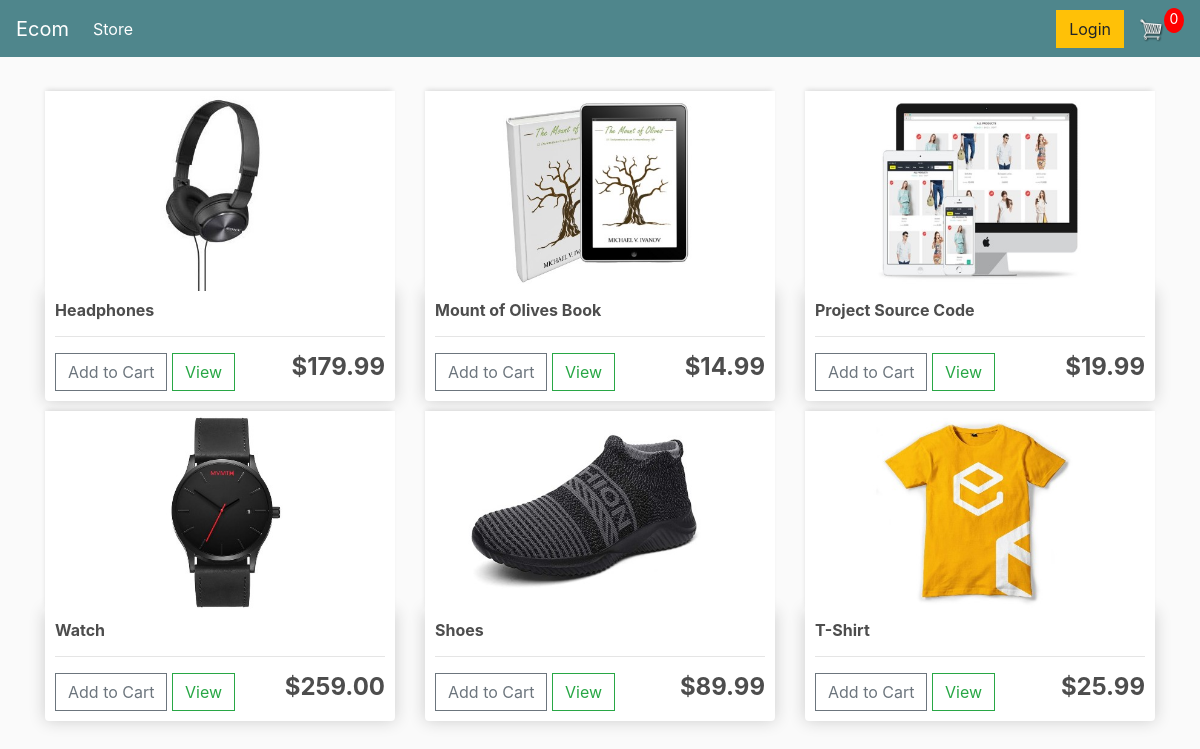
/, run on an earlier commit of the app's database.
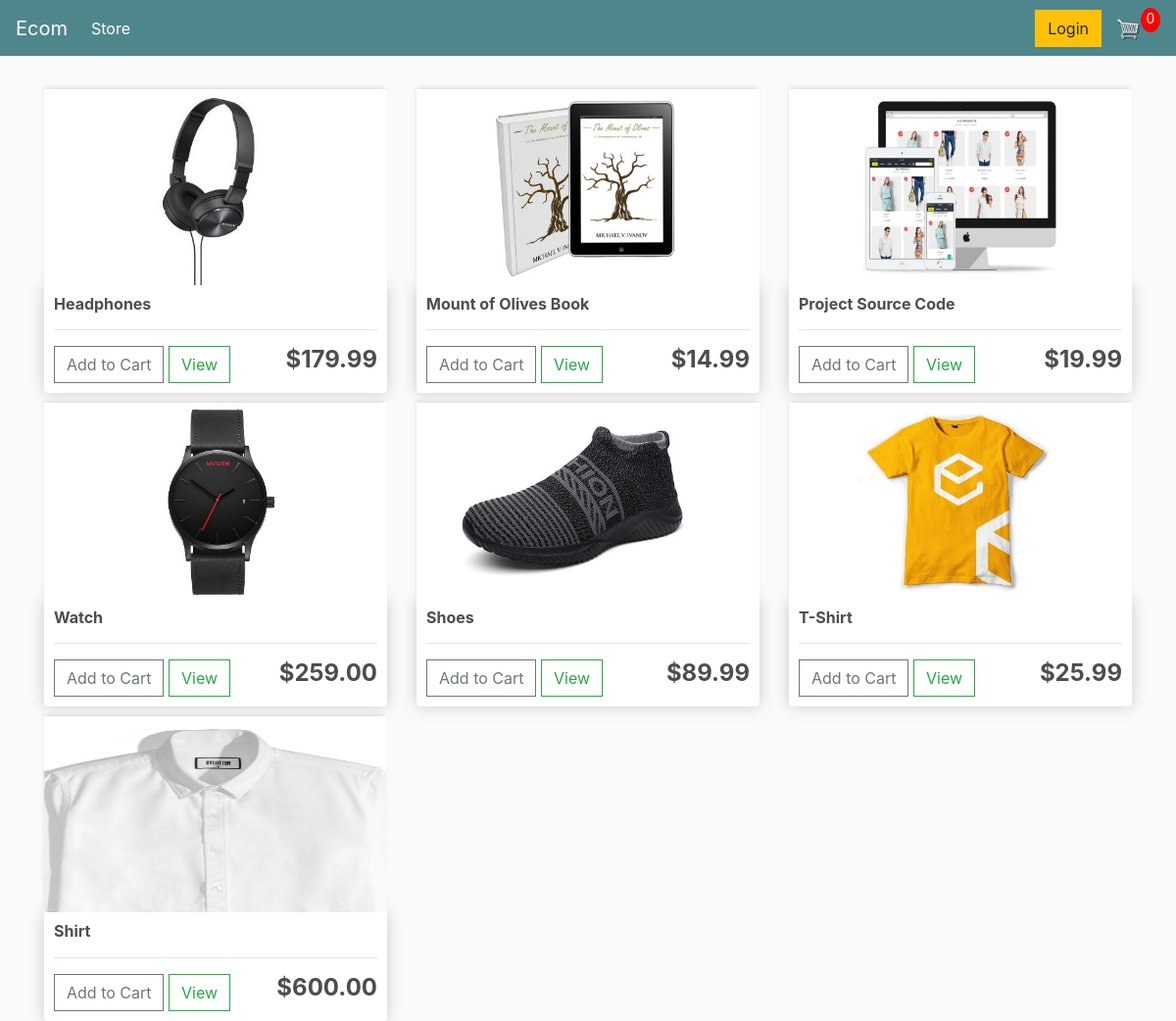
And on a later commit of the database.
### store/models.py (models this page shows, shortened)
class Product(models.Model):
	name = models.CharField(max_length=200)
	price = models.FloatField()
	digital = models.BooleanField(default=False,null=True, blank=True)
	image = models.ImageField(null=True, blank=True)
	@property
	def imageURL(self):
		try:
			url = self.image.url
		except:
			url = 'images/placeholder.jpg'
		return url

### store/views.py (the view)
# urls.py: path('', include('store.urls'))
def store(request):
    if request.user.is_authenticated:
        customer = request.user.customer
        order, created = Order.objects.get_or_create(customer=customer, complete=False)
        items = order.orderitem_set.all()
        cartItems = order.get_cart_items
    else:
        items = []
        order = {'get_cart_total': 0, 'get_cart_items': 0, 'shipping': False}
        cartItems = order['get_cart_items']
    products = Product.objects.all()
    context = {'products': products, 'cartItems': cartItems}
    return render(request, 'store/store.html', context)

### store/templates/store/store.html
{% extends 'store/main.html' %}
{% load static %}
{% block content %}
    <div class="row">
        {% for product in products %}
        <div class="col-lg-4">
            <img class="thumbnail" src="{{product.imageURL}}">
            <div class="box-element product">
                <h6><strong>{{product.name}}</strong></h6>
                <hr>
                <button data-product={{product.id}} data-action="add" class="btn btn-outline-secondary add-btn update-cart">Add to Cart</button>
                <a class="btn btn-outline-success" href="#">View</a>
                <h4 style="display: inline-block; float: right"><strong>${{product.price|floatformat:2}}</strong></h4>
            </div>
        </div>
        {% endfor %}
    </div>
{% endblock content %}

What changed in the data, as far as the page shows it:
added Product: imageURL (picture), name "Shirt", price "600.00"
